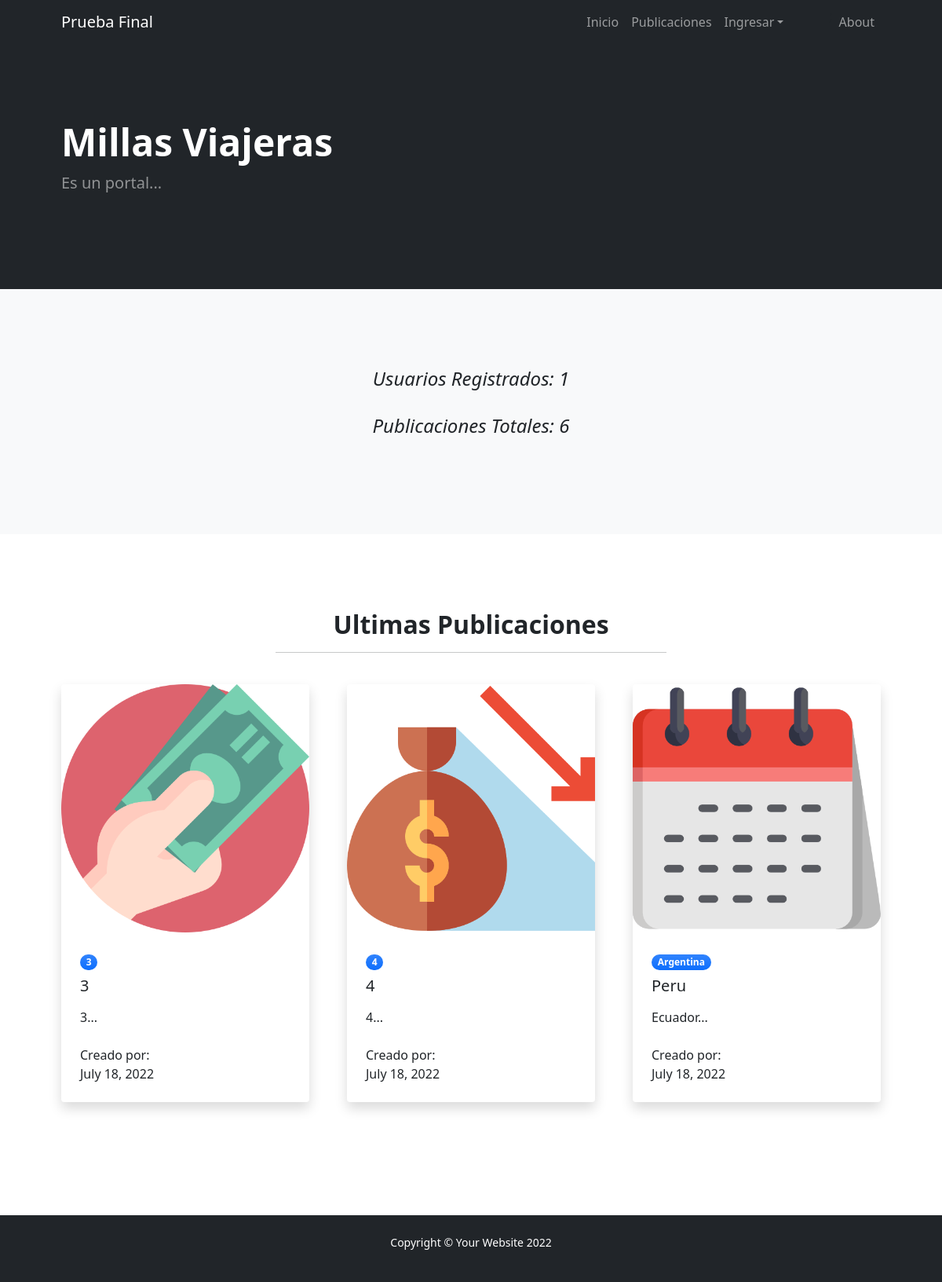
/, run on an earlier commit of the app's database.
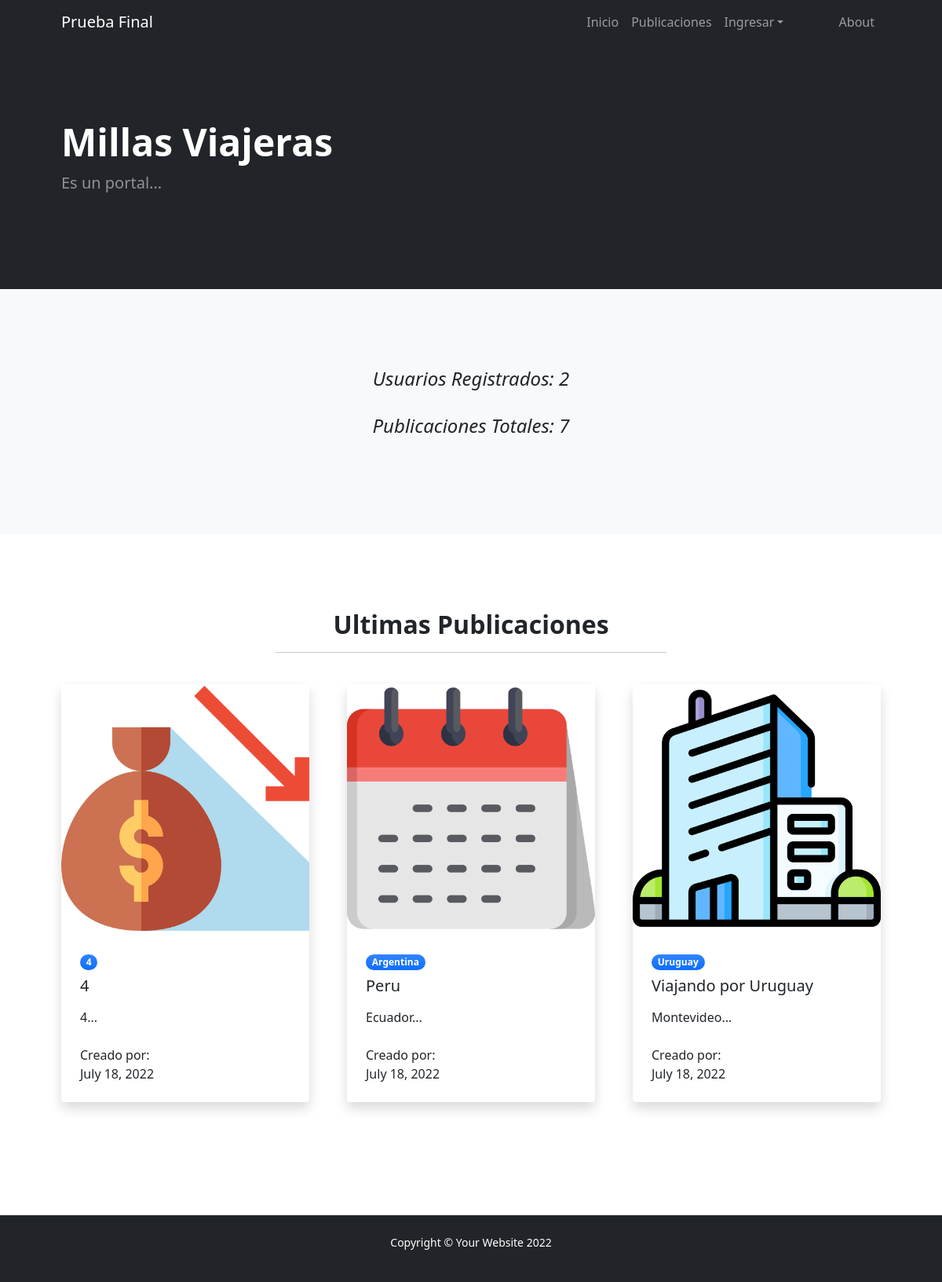
And on a later commit of the database.
### PruebaFinalApp/models.py (models this page shows)
class Publicaciones(models.Model):
    imagen = models.ImageField(null=True, blank=True)
    pais = models.CharField(max_length=50)
    titulo = models.CharField(max_length=50)
    descripcion = RichTextField(blank=True , null=True)
    fecha_viaje = models.DateField()
    autor = models.ForeignKey(User, blank=True, null=True, on_delete=models.SET_NULL)
    class Meta:
        verbose_name_plural = "Publicaciones"
        db_table = "imageupload"

### PruebaFinalApp/views.py (the view)
# urls.py: path('', inicio),
def inicio(request):
    publicaciones = Publicaciones.objects.all()
    ultimas = publicaciones[len(publicaciones)-4:len(publicaciones)-1]
    ultima_publicacion = publicaciones[publicaciones.count()-1]
    total_publicaciones = publicaciones.count()
    usuarios = User.objects.all()
    total_usuarios = usuarios.count()
    return render(request, "PruebaFinalApp/index.html", {"publicaciones":ultimas, 'total_usuarios':total_usuarios, 'total_publicaciones':total_publicaciones, 'ultima_publicacion':ultima_publicacion})

### PruebaFinalApp/templates/PruebaFinalApp/index.html (shortened to what this page needs)
{%extends 'PruebaFinalApp/base.html'%}
{%block contenido%}
{%load static%}
            <header class="bg-dark py-5">
                <div class="container px-5">
                    <div class="row gx-5 align-items-center justify-content-center">
                        <div class="col-lg-8 col-xl-7 col-xxl-6">
                            <div class="my-5 text-center text-xl-start">
                                <h1 class="display-5 fw-bolder text-white mb-2">Millas Viajeras</h1>
                                <p class="lead fw-normal text-white-50 mb-4">Es un portal...</p>
                            </div>
                        </div>
                        <div class="col-xl-5 col-xxl-6 d-none d-xl-block text-center"><img class="img-fluid rounded-3 my-5" src="" alt="" /></div>
                    </div>
                </div>
            </header>
            <div class="py-5 bg-light">
                <div class="container px-5 my-5">
                    <div class="row gx-5 justify-content-center">
                        <div class="col-lg-10 col-xl-7">
                            <div class="text-center">
                                <div class="fs-4 mb-4 fst-italic">Usuarios Registrados: {{total_usuarios}}</div>
                                <div class="fs-4 mb-4 fst-italic">Publicaciones Totales: {{total_publicaciones}}</div>
                            </div>
                        </div>
                    </div>
                </div>
            </div>
            <section class="py-5">
                <div class="container px-5 my-5">
                    <div class="row gx-5 justify-content-center">
                        <div class="col-lg-8 col-xl-6">
                            <div class="text-center">
                                <h2 class="fw-bolder">Ultimas Publicaciones</h2>
                                <hr>
                                <br>
                            </div>
                        </div>
                    </div>
                    <div class="row gx-5">
                        {%if publicaciones|length == 0 %}
                        <h1>No hay publicaciones aun...</h1>
                        {%else%}
                            {%for publicacion in publicaciones%}
                            <div class="col-lg-4 mb-5">
                                <div class="card h-100 shadow border-0">
                                    <img class="card-img-top" src="{{publicacion.imagen.url}}" alt="..." />
                                    <div class="card-body p-4">
                                        <div class="badge bg-primary bg-gradient rounded-pill mb-2">{{publicacion.pais}}</div>
                                        <a class="text-decoration-none link-dark stretched-link" href="{%url 'publicaciones' %}"><h5 class="card-title mb-3">{{publicacion.titulo}}</h5></a>
                                        <p class="card-text mb-0">{{publicacion.descripcion|slice:120}}...</p>
                                        <br>
                                        <p class="card-text mb-0">Creado por: </p>
                                        <p class="card-text mb-0">{{publicacion.fecha_viaje}}</p>
                                    </div>
                                </div>
                            </div>
                            {%endfor%}
                        {%endif%}
                    </div>
                </div>
            </section>
        </main>
{%endblock%}

What changed in the data, as far as the page shows it:
no longer on this page (row unchanged): Publicaciones: imagen (picture), pais "3", titulo "3", descripcion "3", fecha_viaje "July 18, 2022"
now on this page (row edited): Publicaciones: imagen (picture), pais "Uruguay", titulo "Viajando por Uruguay", descripcion "Montevideo", fecha_viaje "July 18, 2022"
Also different on the page:
{{ total_usuarios }}: "1" → "2"
{{ total_publicaciones }}: "6" → "7"
